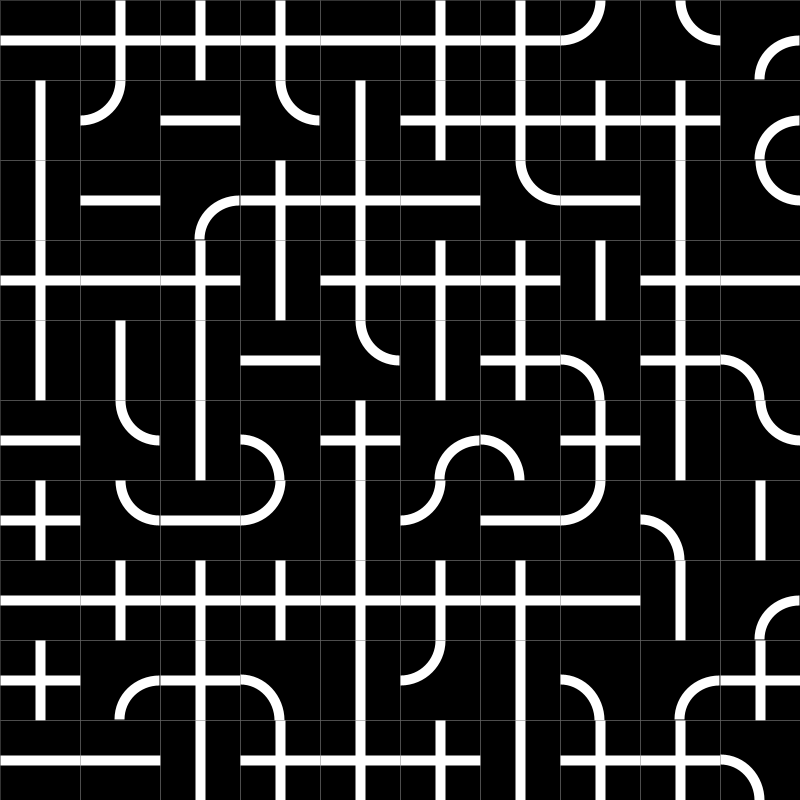
Frame 1 (no input)
Frame 60 (the mouse pressed at the canvas centre just before this capture): identical to frame 1, image omitted
Frame 120 (the mouse held since frame 60 and released just before this capture): identical to frame 1, image omitted

The Processing sketch that drew this single still picture (run headless with seeded random() and noise(); from frame 60 on, the mouse is pressed at the canvas centre):

// Processing sketch: shapeOperation5
// ── shapeOperation5.pde
int row = 10; //x方向的均分数
int col = 10; //y方向的均分数
int unitSize = 100; //图形单元尺寸
float unitAngle = PI/4; //单位旋转角度
int cellSize;
int cellStroke;

void setup() {
  size(800, 800);
  background(0);
  cellSize = width/row;
  cellStroke = cellSize/8;
  drawPattern();
}

void reset() {
  background(0);
  drawPattern();
}

void draw(){
}

void drawPattern() {
  for (int i = 0; i < row; i ++) {
    for (int j = 0; j < col; j ++) {
      pushMatrix();
      translate(i*cellSize+cellSize/2, j*cellSize+cellSize/2);
      rotate(PI/2*floor(random(4)));
      int choice = floor(random(3));
      println(choice);
      switch(choice) {
      case 0:
        shapeA();
        break;
      case 1:
        shapeB();
        break;
      case 2:
        shapeC();
        break;
      }
      popMatrix();
    }
  }
}

void shapeA() {
  stroke(102);
  strokeWeight(0.5);
  noFill();
  rectMode(CENTER);
  rect(0, 0, cellSize, cellSize);
  stroke(255);
  strokeWeight(cellStroke);
  strokeCap(SQUARE);
  line(-cellSize/2, 0, cellSize/2, 0);
}

void shapeB() {
  stroke(102);
  strokeWeight(0.5);
  noFill();
  rectMode(CENTER);
  rect(0, 0, cellSize, cellSize);
  stroke(255);
  strokeWeight(cellStroke);
  strokeCap(SQUARE);
  line(-cellSize/2, 0, cellSize/2, 0);
  line(0, -cellSize/2, 0, cellSize/2);
}

void shapeC() {
  stroke(102);
  strokeWeight(0.5);
  noFill();
  rectMode(CENTER);
  rect(0, 0, cellSize, cellSize);
  stroke(255);
  strokeWeight(cellStroke);
  strokeCap(SQUARE);
  arc(-cellSize/2, -cellSize/2, cellSize, cellSize, 0, PI/2);
}

void keyPressed() {
  if (key == 'r') {
    reset();
  }
}
